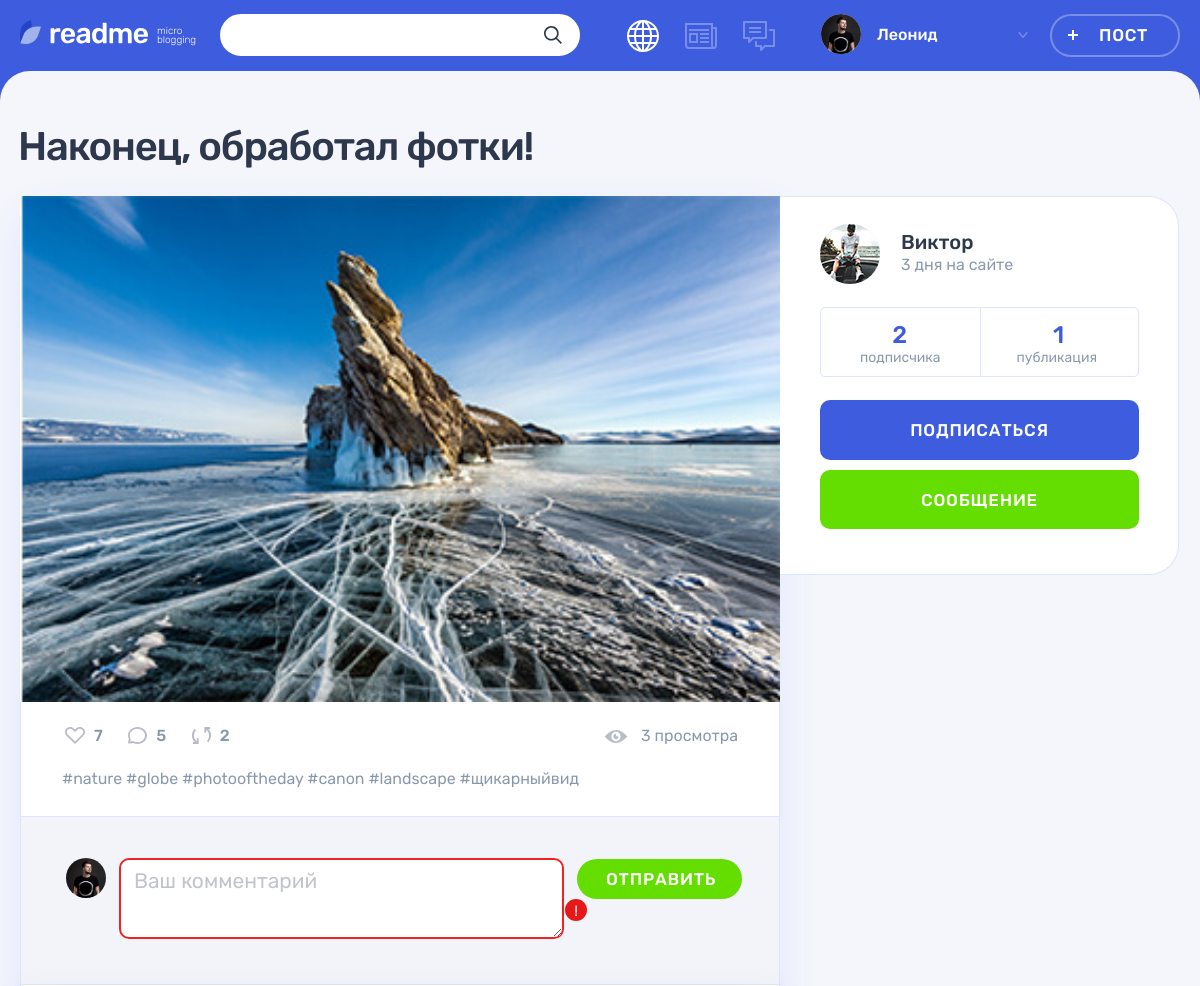
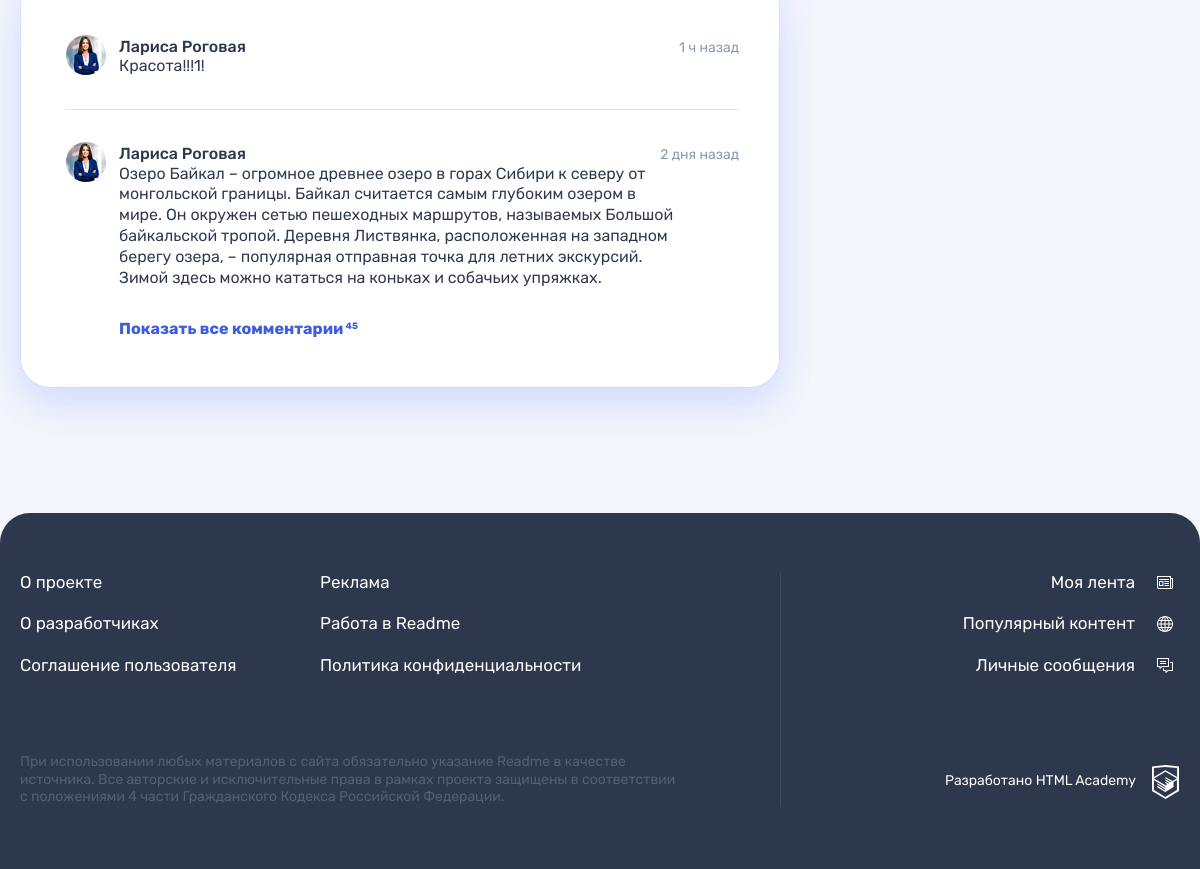
Screenshot of /post.php?id=3 with the database file from the repository (2 pictures, top to bottom).
### tables this page shows
CREATE TABLE IF NOT EXISTS `posts` (
                                     id INT PRIMARY KEY AUTO_INCREMENT,
                                     title VARCHAR(90) NOT NULL,
                                     text TEXT,
                                     quote_author VARCHAR(90),
                                     image VARCHAR(255) UNIQUE,
                                     youtube VARCHAR(255),
                                     website_title VARCHAR(255),
                                     website VARCHAR(255),
                                     views INT,
                                     created_at DATETIME NOT NULL DEFAULT NOW(),
                                     updated_at DATETIME NOT NULL DEFAULT NOW(),
                                     user_id INT NOT NULL,
                                     content_type_id INT NOT NULL,
                                     FOREIGN KEY fk_post_user_id_user_id (user_id) REFERENCES `user`(id) ON DELETE CASCADE,
                                     FOREIGN KEY fk_post_content_type_id_content_type_id (content_type_id) REFERENCES content_type(id) ON DELETE CASCADE,
                                     INDEX idx_post_content_type_id (content_type_id),
                                     INDEX idx_post_content_type_id_user_id (user_id, content_type_id)
);

CREATE TABLE IF NOT EXISTS `hashtag` (
                                       id INT PRIMARY KEY AUTO_INCREMENT,
                                       hashtag VARCHAR(127) NOT NULL UNIQUE
);

CREATE TABLE IF NOT EXISTS `user` (
                                    id INT PRIMARY KEY AUTO_INCREMENT,
                                    created_at DATETIME NOT NULL DEFAULT NOW(),
                                    updated_at DATETIME NOT NULL DEFAULT NOW(),
                                    login VARCHAR(255) NOT NULL UNIQUE,
                                    user_name VARCHAR(255) NOT NULL,
                                    email VARCHAR(255) NOT NULL UNIQUE,
                                    password CHAR(32) NOT NULL,
                                    avatar VARCHAR(255) UNIQUE,
                                    INDEX idx_user_username (login)
);

### helpers.php (called while the page is built, shortened)
<?php
function get_noun_plural_form(int $number, string $one, string $two, string $many): string
{
    $number = (int)$number;
    $mod10 = $number % 10;
    $mod100 = $number % 100;
    switch (true) {
        case ($mod10 === 1):
            return $one;
        case ($mod10 >= 2 && $mod10 <= 4):
            return $two;
    }
}
function include_template($name, array $data = [])
{
    $name = 'templates/' . $name;
    extract($data);
    require $name;
    $result = ob_get_clean();
    return $result;
}

### data.php (called while the page is built, shortened)
<?php
$link = mysqli_connect('localhost', 'root', '', 'readme');
mysqli_set_charset($link, "utf8");
$postNumberId = isset($_GET['id']) ? "WHERE posts.id = {$_GET['id']}" : '';
$sqlPostNumber = <<<SQL
SELECT
       posts.id post_id,
       title post_title,
       text post_text,
       quote_author post_quote_author,
       image post_image,
       youtube post_youtube,
       website_title post_website_title,
       website post_website,
       views post_views,
       user.user_name user_name,
       user.avatar user_avatar,
       user.id user_id,
       user.created_at,
       content_type.class content_class
FROM posts
INNER JOIN `user` ON posts.user_id = user.id
INNER JOIN content_type ON posts.content_type_id = content_type.id
{$postNumberId};
SQL;
$resultNum = mysqli_query($link, $sqlPostNumber);
$postNums = mysqli_fetch_assoc($resultNum);
$sqlpostHash = <<<SQL
SELECT
posts.id,
hashtag.hashtag
FROM post_hashtags
INNER JOIN `posts` ON post_hashtags.post_id = posts.id
INNER JOIN `hashtag` ON post_hashtags.id = hashtag.id
{$postNumberId};
SQL;
$resultHush = mysqli_query($link, $sqlpostHash);
$postHashtags = mysqli_fetch_all($resultHush, MYSQLI_ASSOC);
$userWho = $postNums['user_id'];
$sqlPostSum = <<<SQL
SELECT
 COUNT(posts.id) as count_post_id,
 user.id as user_id
FROM posts
JOIN `user` ON posts.user_id = user.id
WHERE user.id = {$userWho};
SQL;
$resultPostSum = mysqli_query($link, $sqlPostSum);
$postPostSum = mysqli_fetch_assoc($resultPostSum);
$sqlCommentSum = <<<SQL
SELECT
COUNT(`comment`.`comment`) nember_comment,
posts.id post_id
FROM `comment`
INNER JOIN posts ON comment.post_id=posts.id
{$postNumberId}
GROUP BY post_id;
SQL;
$resultCommentSum = mysqli_query($link, $sqlCommentSum);
$postCommentSum = mysqli_fetch_assoc($resultCommentSum);
$sqlSubscrSum = <<<SQL
SELECT
subscription.author_id as author_id,
COUNT(subscription.person_subscripted_id) as sum_subscription
FROM `subscription`
JOIN `user` ON subscription.author_id = user.id
WHERE author_id={$userWho} GROUP BY author_id;
SQL;
$resultSubscrSum = mysqli_query($link, $sqlSubscrSum);
$postSubscrSum = mysqli_fetch_assoc($resultSubscrSum);
$sqlLikeSum = <<<SQL
SELECT
COUNT(`like`.user_id) as like_sum,
posts.id as posts_id
FROM `like`
JOIN posts ON `like`.post_id=posts.id
{$postNumberId}
GROUP BY post_id;
SQL;
$resultLikeSum = mysqli_query($link, $sqlLikeSum);
$postLikeSum = mysqli_fetch_assoc($resultLikeSum);
$sqlRepostSum = <<<SQL
SELECT
COUNT(repost.user_id) as repost_sum,
posts.id as post_id
FROM repost
JOIN posts ON repost.post_id=posts.id
{$postNumberId}
GROUP BY post_id;
SQL;
$resultRepostSum = mysqli_query($link, $sqlRepostSum);
$postRepostSum = mysqli_fetch_assoc($resultRepostSum);
$today = new DateTimeImmutable();
$userDateReg = new DateTime($postNums['created_at']);
$diffUserDateReg = $today->diff($userDateReg);
if ($diffUserDateReg->m >= 1) {
    $diffUserReg = sprintf('%d %s', $diffUserDateReg->m, get_noun_plural_form($diffUserDateReg->m, ' месяц ', ' месяца ', ' месяцев '));
}
elseif ($diffUserDateReg->days / 7 >= 1 && $diffUserDateReg->days / 7 < 5) {
    $weeks = floor($diffUserDateReg->days / 7);
    $diffUserReg = sprintf('%d %s', $weeks, get_noun_plural_form($weeks, ' неделя ', ' недели ', ' недель '));
}
elseif ($diffUserDateReg->days >= 1 && $diffUserDateReg->days < 7) {
    $diffUserReg = sprintf('%d %s', $diffUserDateReg->days, get_noun_plural_form($diffUserDateReg->d, ' день ', ' дня ', ' дней '));
}
elseif ($diffUserDateReg->h >= 1 && $diffUserDateReg->h < 24) {
    $diffUserReg = sprintf('%d %s', $diffUserDateReg->h, get_noun_plural_form($diffUserDateReg->h, ' час ', ' часа ', ' часов '));
}
elseif ($diffUserDateReg->i < 60) {
    $diffUserReg = sprintf('%d %s', $diffUserDateReg->i, get_noun_plural_form($diffUserDateReg->i, ' минута ', ' минуты ', ' минут '));
};

### templates/post-details.php (the view, shortened to what this page needs)
<main class="page__main page__main--publication">
    <div class="container">
        <h1 class="page__title page__title--publication"><?=$postNums['post_title']; ?></h1>
        <section class="post-details">
            <div class="post-details__wrapper post-photo">
                <div class="post-details__main-block post post--details">
                    <?php if($postNums['content_class'] == 'photo'): ?>
                        <div class="post-details__image-wrapper post-photo__image-wrapper">
                            <img src="img/<?=$postNums['post_image']; ?>" alt="Фото от пользователя" width="760" height="507">
                        </div>
                    <?php elseif($postNums['content_class'] == 'video'): ?>
                        <div class="post-details__image-wrapper post-photo__image-wrapper">
                            <?=embed_youtube_video($postNums['post_youtube']); ?>
                        </div>
                    <?php endif; ?>
                    <div class="post__indicators">
                        <div class="post__buttons">
                            <a class="post__indicator post__indicator--likes button" href="#" title="Лайк">
                                <svg class="post__indicator-icon" width="20" height="17">
                                    <use xlink:href="#icon-heart"></use>
                                </svg>
                                <span><?=$postLikeSum['like_sum']; ?> </span>
                            </a>
                            <a class="post__indicator post__indicator--comments button" href="#" title="Комментарии">
                                <svg class="post__indicator-icon" width="19" height="17">
                                    <use xlink:href="#icon-comment"></use>
                                </svg>
                                <span><?=$postCommentSum['nember_comment']; ?></span>
                            </a>
                            <a class="post__indicator post__indicator--repost button" href="#" title="Репост">
                                <svg class="post__indicator-icon" width="19" height="17">
                                    <use xlink:href="#icon-repost"></use>
                                </svg>
                                <span><?=$postRepostSum['repost_sum']; ?></span>
                            </a>
                        </div>
                        <span class="post__view"><?=$postNums['post_views'] . get_noun_plural_form($postNums['post_views'], ' просмотр', ' просмотра', ' просмотров'); ?></span>
                    </div>
                    <ul class="post__tags">
                        <?php foreach ($postHashtags as $postHashtag) : ?>
                        <li><a href="#"><?=$postHashtag['hashtag'];?></a>
                            <?php endforeach; ?>
                    </ul>
                    <div class="comments">
                        <form class="comments__form form" action="#" method="post">
                            <div class="comments__my-avatar">
                                <img class="comments__picture" src="img/userpic-medium.jpg" alt="Аватар пользователя">
                            </div>
                            <div class="form__input-section form__input-section--error">
                                <textarea class="comments__textarea form__textarea form__input" placeholder="Ваш комментарий"></textarea>
                                <button class="form__error-button button" type="button">!</button>
                            </div>
                            <button class="comments__submit button button--green" type="submit">Отправить</button>
                        </form>
                        <div class="comments__list-wrapper">
                            <ul class="comments__list">
                                <li class="comments__item user">
                                    <div class="comments__avatar">
                                        <a class="user__avatar-link" href="#">
                                            <img class="comments__picture" src="img/userpic-larisa.jpg" alt="Аватар пользователя">
                                        </a>
                                    </div>
                                    <div class="comments__info">
                                        <div class="comments__name-wrapper">
                                            <a class="comments__user-name" href="#">
                                                <span>Лариса Роговая</span>
                                            </a>
                                            <time class="comments__time" datetime="2019-03-20">1 ч назад</time>
                                        </div>
                                        <p class="comments__text">
                                            Красота!!!1!
                                        </p>
                                    </div>
                                </li>
                                <li class="comments__item user">
                                    <div class="comments__avatar">
                                        <a class="user__avatar-link" href="#">
                                            <img class="comments__picture" src="img/userpic-larisa.jpg" alt="Аватар пользователя">
                                        </a>
                                    </div>
                                    <div class="comments__info">
                                        <div class="comments__name-wrapper">
                                            <a class="comments__user-name" href="#">
                                                <span>Лариса Роговая</span>
                                            </a>
                                            <time class="comments__time" datetime="2019-03-18">2 дня назад</time>
                                        </div>
                                        <p class="comments__text">
                                            Озеро Байкал – огромное древнее озеро в горах Сибири к северу от монгольской границы. Байкал считается самым глубоким озером в мире. Он окружен сетью пешеходных маршрутов, называемых Большой байкальской тропой. Деревня Листвянка, расположенная на западном берегу озера, – популярная отправная точка для летних экскурсий. Зимой здесь можно кататься на коньках и собачьих упряжках.
                                        </p>
                                    </div>
                                </li>
                            </ul>
                            <a class="comments__more-link" href="#">
                                <span>Показать все комментарии</span>
                                <sup class="comments__amount">45</sup>
                            </a>
                        </div>
                    </div>
                </div>
                <div class="post-details__user user">
                    <div class="post-details__user-info user__info">
                        <div class="post-details__avatar user__avatar">
                            <a class="post-details__avatar-link user__avatar-link" href="#">
                                <img class="post-details__picture user__picture" src="img/<?=$postNums['user_avatar']; ?>" alt="Аватар пользователя">
                            </a>
                        </div>
                        <div class="post-details__name-wrapper user__name-wrapper">
                            <a class="post-details__name user__name" href="#">
                                <span><?=$postNums['user_name']; ?></span>
                            </a>
                            <time class="post-details__time user__time" datetime="2014-03-20"><?=$diffUserReg; ?>на сайте</time>
                        </div>
                    </div>
                    <div class="post-details__rating user__rating">
                        <p class="post-details__rating-item user__rating-item user__rating-item--subscribers">
                            <span class="post-details__rating-amount user__rating-amount"><?=$postSubscrSum['sum_subscription']; ?></span>
                            <span class="post-details__rating-text user__rating-text"><?=get_noun_plural_form($postSubscrSum['sum_subscription'], ' подписчик', ' подписчика', ' подписчиков'); ?></span>
                        </p>
                        <p class="post-details__rating-item user__rating-item user__rating-item--publications">
                            <span class="post-details__rating-amount user__rating-amount"><?=$postPostSum['count_post_id']; ?></span>
                            <span class="post-details__rating-text user__rating-text"><?=get_noun_plural_form($postPostSum['count_post_id'], ' публикация', ' публикации', ' публикаций'); ?></span>
                        </p>
                    </div>
                    <div class="post-details__user-buttons user__buttons">
                        <button class="user__button user__button--subscription button button--main" type="button">Подписаться</button>
                        <a class="user__button user__button--writing button button--green" href="#">Сообщение</a>
                    </div>
                </div>
            </div>
        </section>
    </div>
</main>

### rows the page displays
posts: title "Наконец, обработал фотки!", image (picture), views "3", views "просмотра", hashtag.hashtag "#nature", hashtag.hashtag "#globe", hashtag.hashtag "#photooftheday", hashtag.hashtag "#canon", hashtag.hashtag "#landscape", hashtag.hashtag "#щикарныйвид", user.avatar (picture), user.user_name "Виктор"

### other values shown
$userName "Леонид"
$postLikeSum['like_sum'] "7"
$postCommentSum['nember_comment'] "5"
$postRepostSum['repost_sum'] "2"
$diffUserReg "3 дня"
$postSubscrSum['sum_subscription'] "2"
$postPostSum['count_post_id'] "1"
